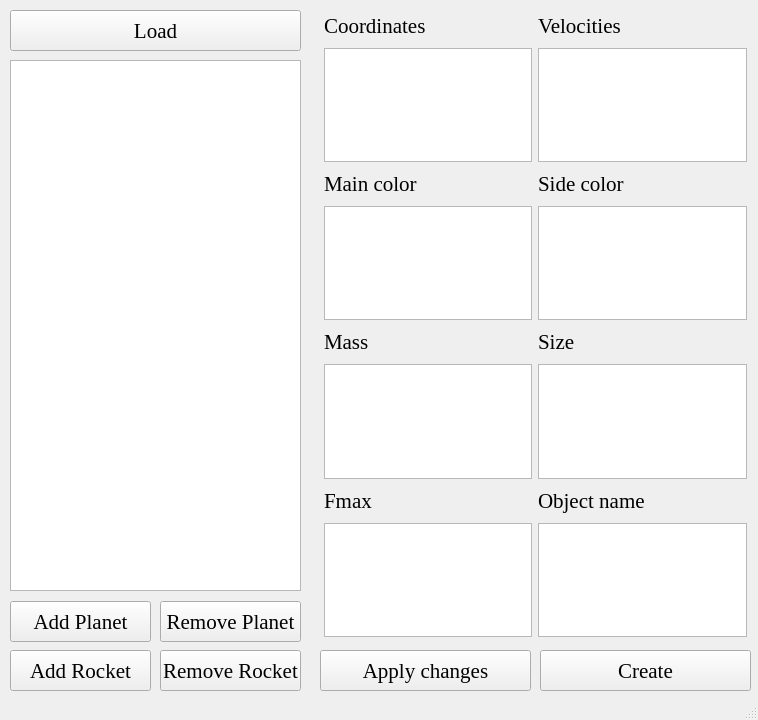
<?xml version="1.0" encoding="UTF-8"?>
<ui version="4.0">
 <class>MainWindow</class>
 <widget class="QMainWindow" name="MainWindow">
  <property name="geometry">
   <rect>
    <x>0</x>
    <y>0</y>
    <width>758</width>
    <height>720</height>
   </rect>
  </property>
  <property name="sizePolicy">
   <sizepolicy hsizetype="Fixed" vsizetype="Fixed">
    <horstretch>0</horstretch>
    <verstretch>0</verstretch>
   </sizepolicy>
  </property>
  <property name="font">
   <font>
    <family>Times New Roman</family>
    <pointsize>16</pointsize>
   </font>
  </property>
  <property name="windowTitle">
   <string>Space Creator</string>
  </property>
  <widget class="QWidget" name="centralwidget">
   <widget class="QPushButton" name="LoadButton">
    <property name="geometry">
     <rect>
      <x>10</x>
      <y>10</y>
      <width>291</width>
      <height>41</height>
     </rect>
    </property>
    <property name="font">
     <font>
      <family>Times New Roman</family>
      <pointsize>16</pointsize>
      <weight>50</weight>
      <bold>false</bold>
     </font>
    </property>
    <property name="text">
     <string>Load</string>
    </property>
   </widget>
   <widget class="QPushButton" name="AddPlanetButton">
    <property name="geometry">
     <rect>
      <x>10</x>
      <y>601</y>
      <width>141</width>
      <height>41</height>
     </rect>
    </property>
    <property name="font">
     <font>
      <family>Times New Roman</family>
      <pointsize>16</pointsize>
      <weight>50</weight>
      <bold>false</bold>
     </font>
    </property>
    <property name="text">
     <string>Add Planet</string>
    </property>
   </widget>
   <widget class="QPushButton" name="RemovePlanetButton">
    <property name="geometry">
     <rect>
      <x>160</x>
      <y>601</y>
      <width>141</width>
      <height>41</height>
     </rect>
    </property>
    <property name="font">
     <font>
      <family>Times New Roman</family>
      <pointsize>16</pointsize>
      <weight>50</weight>
      <bold>false</bold>
     </font>
    </property>
    <property name="text">
     <string>Remove Planet</string>
    </property>
   </widget>
   <widget class="QPushButton" name="AddRockettButton">
    <property name="geometry">
     <rect>
      <x>10</x>
      <y>650</y>
      <width>141</width>
      <height>41</height>
     </rect>
    </property>
    <property name="font">
     <font>
      <family>Times New Roman</family>
      <pointsize>16</pointsize>
      <weight>50</weight>
      <bold>false</bold>
     </font>
    </property>
    <property name="text">
     <string>Add Rocket</string>
    </property>
   </widget>
   <widget class="QPushButton" name="RemoveRocketButton">
    <property name="geometry">
     <rect>
      <x>160</x>
      <y>650</y>
      <width>141</width>
      <height>41</height>
     </rect>
    </property>
    <property name="font">
     <font>
      <family>Times New Roman</family>
      <pointsize>16</pointsize>
      <weight>50</weight>
      <bold>false</bold>
     </font>
    </property>
    <property name="text">
     <string>Remove Rocket</string>
    </property>
   </widget>
   <widget class="QWidget" name="gridLayoutWidget">
    <property name="geometry">
     <rect>
      <x>320</x>
      <y>10</y>
      <width>431</width>
      <height>631</height>
     </rect>
    </property>
    <layout class="QGridLayout" name="gridLayout">
     <property name="leftMargin">
      <number>4</number>
     </property>
     <property name="topMargin">
      <number>4</number>
     </property>
     <property name="rightMargin">
      <number>4</number>
     </property>
     <property name="bottomMargin">
      <number>4</number>
     </property>
     <property name="verticalSpacing">
      <number>10</number>
     </property>
     <item row="7" column="0">
      <widget class="QTextEdit" name="TextFRocket"/>
     </item>
     <item row="6" column="0">
      <widget class="QLabel" name="FRocketlabel">
       <property name="text">
        <string>Fmax</string>
       </property>
      </widget>
     </item>
     <item row="2" column="0">
      <widget class="QLabel" name="color1label">
       <property name="text">
        <string>Main color</string>
       </property>
      </widget>
     </item>
     <item row="0" column="0">
      <widget class="QLabel" name="XYlabel">
       <property name="text">
        <string>Coordinates</string>
       </property>
      </widget>
     </item>
     <item row="1" column="0">
      <widget class="QTextEdit" name="TextXY">
       <property name="font">
        <font>
         <family>Times New Roman</family>
         <pointsize>16</pointsize>
        </font>
       </property>
      </widget>
     </item>
     <item row="2" column="1">
      <widget class="QLabel" name="color2label">
       <property name="text">
        <string>Side color</string>
       </property>
      </widget>
     </item>
     <item row="4" column="0">
      <widget class="QLabel" name="Masslabel">
       <property name="text">
        <string>Mass</string>
       </property>
      </widget>
     </item>
     <item row="3" column="0">
      <widget class="QTextEdit" name="TextMainColor"/>
     </item>
     <item row="0" column="1">
      <widget class="QLabel" name="Vxylabel">
       <property name="text">
        <string>Velocities</string>
       </property>
      </widget>
     </item>
     <item row="1" column="1">
      <widget class="QTextEdit" name="TextVxy"/>
     </item>
     <item row="3" column="1">
      <widget class="QTextEdit" name="TextSideColor"/>
     </item>
     <item row="5" column="1">
      <widget class="QTextEdit" name="TextSize"/>
     </item>
     <item row="4" column="1">
      <widget class="QLabel" name="Sizelabel">
       <property name="text">
        <string>Size</string>
       </property>
      </widget>
     </item>
     <item row="5" column="0">
      <widget class="QTextEdit" name="TextMass"/>
     </item>
     <item row="6" column="1">
      <widget class="QLabel" name="ObhjectNamelabel">
       <property name="text">
        <string>Object name</string>
       </property>
      </widget>
     </item>
     <item row="7" column="1">
      <widget class="QTextEdit" name="TextObjectName"/>
     </item>
    </layout>
   </widget>
   <widget class="QPushButton" name="CreateButton">
    <property name="geometry">
     <rect>
      <x>540</x>
      <y>650</y>
      <width>211</width>
      <height>41</height>
     </rect>
    </property>
    <property name="font">
     <font>
      <family>Times New Roman</family>
      <pointsize>16</pointsize>
      <weight>50</weight>
      <bold>false</bold>
     </font>
    </property>
    <property name="text">
     <string>Create</string>
    </property>
   </widget>
   <widget class="QPushButton" name="ApplyChangesButton">
    <property name="geometry">
     <rect>
      <x>320</x>
      <y>650</y>
      <width>211</width>
      <height>41</height>
     </rect>
    </property>
    <property name="font">
     <font>
      <family>Times New Roman</family>
      <pointsize>16</pointsize>
      <weight>50</weight>
      <bold>false</bold>
     </font>
    </property>
    <property name="text">
     <string>Apply changes</string>
    </property>
   </widget>
   <widget class="QListWidget" name="ObjectList">
    <property name="geometry">
     <rect>
      <x>10</x>
      <y>60</y>
      <width>291</width>
      <height>531</height>
     </rect>
    </property>
   </widget>
  </widget>
  <widget class="QStatusBar" name="statusbar"/>
 </widget>
 <resources/>
 <connections/>
</ui>
